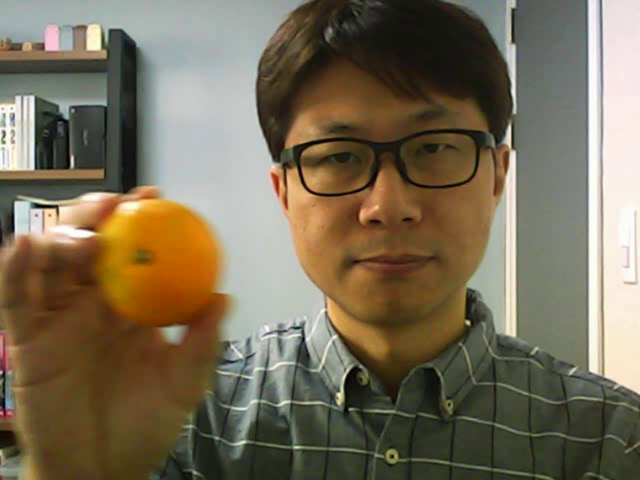
#> input picture frame 24 of 10.object_tracking/camshift.avi, 640 x 480 px, given in place of video1.mp4, which was not available
$ python 06.video_in.py
#> lines starting #> are read from the running program, lines starting #| are printed output that depends on the picture
import sys
import cv2


# 비디오 파일 열기
cap = cv2.VideoCapture("video1.mp4")

if not cap.isOpened():
    print("Video open failed!")
    sys.exit()

# 비디오 프레임 크기, 전체 프레임수, FPS 등 출력
print("Frame width:", int(cap.get(cv2.CAP_PROP_FRAME_WIDTH)))
print("Frame height:", int(cap.get(cv2.CAP_PROP_FRAME_HEIGHT)))
print("Frame count:", int(cap.get(cv2.CAP_PROP_FRAME_COUNT)))

fps = cap.get(cv2.CAP_PROP_FPS)
print("FPS:", fps)

delay = round(1000 / fps)

# 비디오 매 프레임 처리
while True:
    ret, frame = cap.read()
#> frame is the input picture: shape (480, 640, 3); mean B, G, R 86.9, 108.5, 119.9

    if not ret:
        break

    inversed = ~frame  # 반전
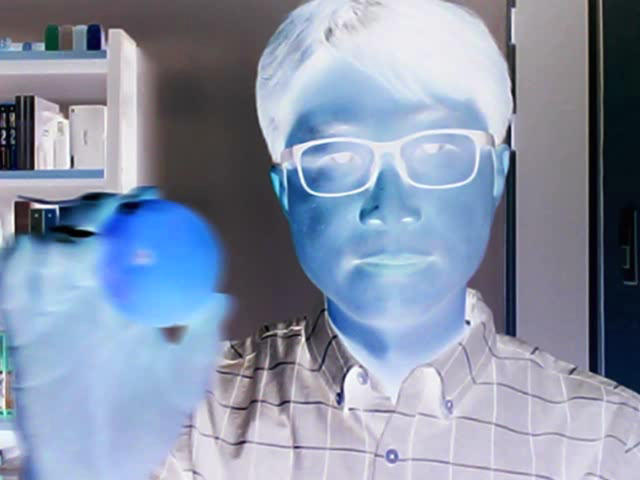
#> inversed: shape (480, 640, 3); mean B, G, R 168.1, 146.5, 135.1

    cv2.imshow("frame", frame)
    cv2.imshow("inversed", inversed)

    if cv2.waitKey(delay) == 27:
#> (key Esc is pressed here)
        break

cap.release()
cv2.destroyAllWindows()

$ run again, starting later in the video
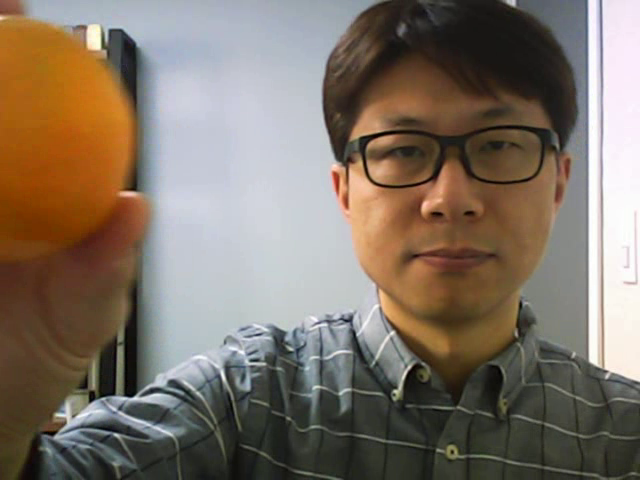
#> input picture frame 111 of 10.object_tracking/camshift.avi, 640 x 480 px, given in place of video1.mp4, which was not available
#> frame is the input picture: shape (480, 640, 3); mean B, G, R 102.2, 114.8, 127.3
#> `inversed = ~frame`:
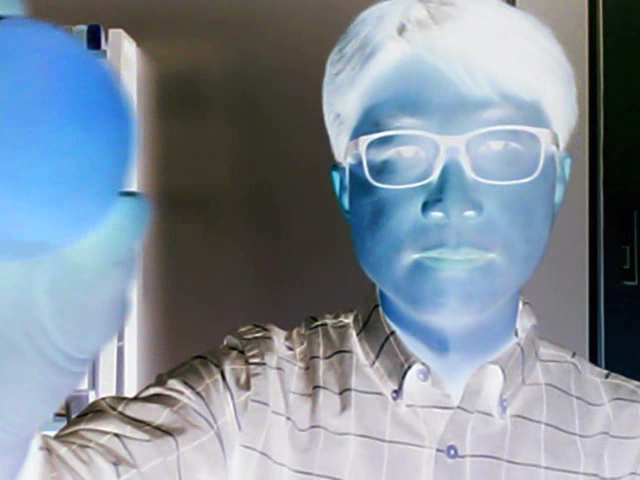
#> inversed: shape (480, 640, 3); mean B, G, R 152.8, 140.2, 127.7

$ run again, starting later in the video
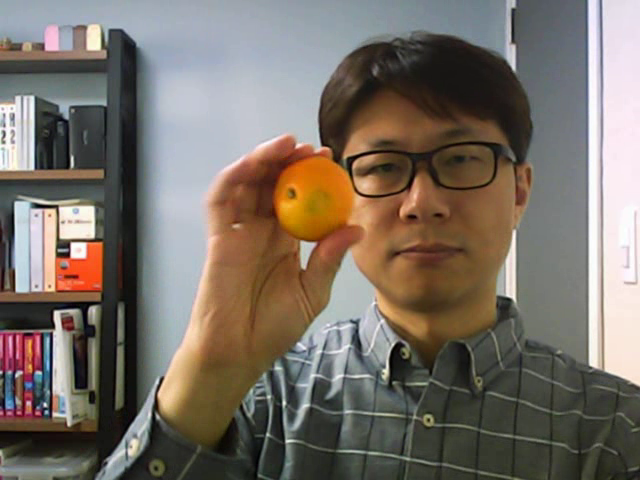
#> input picture frame 197 of 10.object_tracking/camshift.avi, 640 x 480 px, given in place of video1.mp4, which was not available
#> frame is the input picture: shape (480, 640, 3); mean B, G, R 102, 111.3, 120.5
#> `inversed = ~frame`:
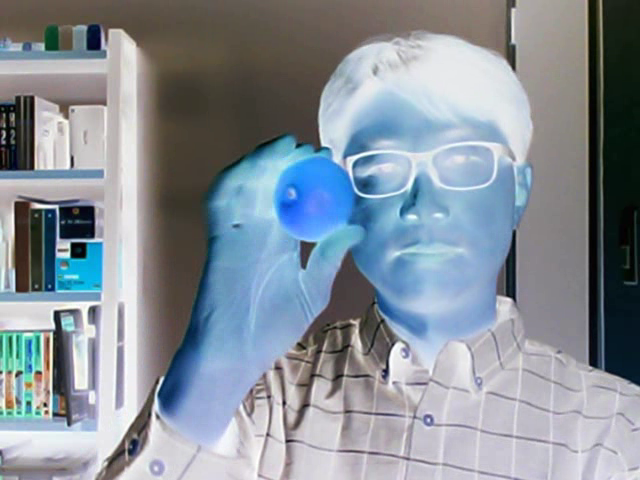
#> inversed: shape (480, 640, 3); mean B, G, R 153, 143.7, 134.5
